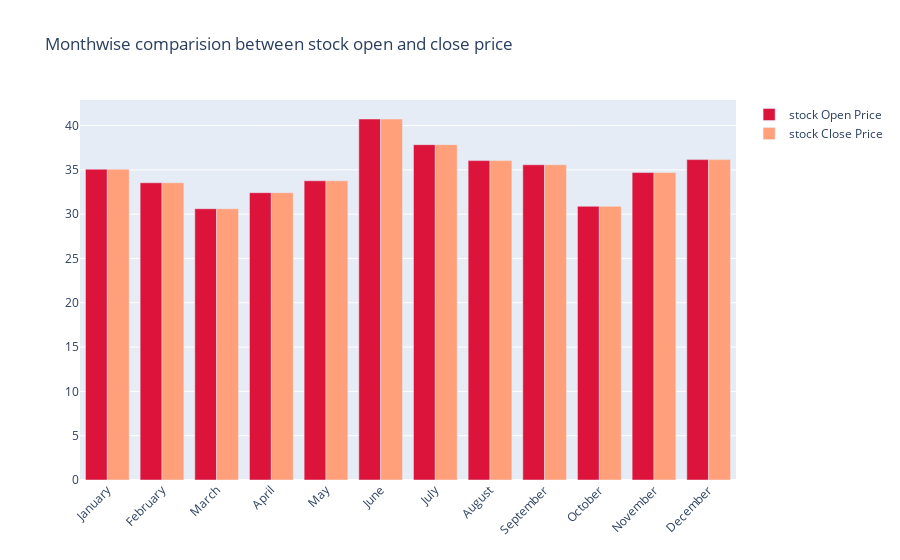

The notebook cell saved with this chart:
### Code cell
fig = go.Figure()

fig.add_trace(go.Bar(
    x=monthvise.index,
    y=monthvise['Close'],
    name='stock Open Price',
    marker_color='crimson'
))
fig.add_trace(go.Bar(
    x=monthvise.index,
    y=monthvise['Close'],
    name='stock Close Price',
    marker_color='lightsalmon'
))

fig.update_layout(barmode='group', xaxis_tickangle=-45, 
                  title='Monthwise comparision between stock open and close price')
fig.show()

### Figure 1 — Plotly figure (JSON) as saved in the notebook; plotly's stock layout.template omitted (floating-point values rounded to 4 significant figures)
{"data": [{"marker": {"color": "crimson"}, "name": "stock Open Price", "type": "bar", "x": ["January", "February", "March", "April", "May", "June", "July", "August", "September", "October", "November", "December"], "y": [35.08, 33.55, 30.61, 32.42, 33.77, 40.74, 37.84, 36.04, 35.58, 30.89, 34.7, 36.16]}, {"marker": {"color": "lightsalmon"}, "name": "stock Close Price", "type": "bar", "x": ["January", "February", "March", "April", "May", "June", "July", "August", "September", "October", "November", "December"], "y": [35.08, 33.55, 30.61, 32.42, 33.77, 40.74, 37.84, 36.04, 35.58, 30.89, 34.7, 36.16]}], "layout": {"barmode": "group", "title": {"text": "Monthwise comparision between stock open and close price"}, "xaxis": {"tickangle": -45}}}
